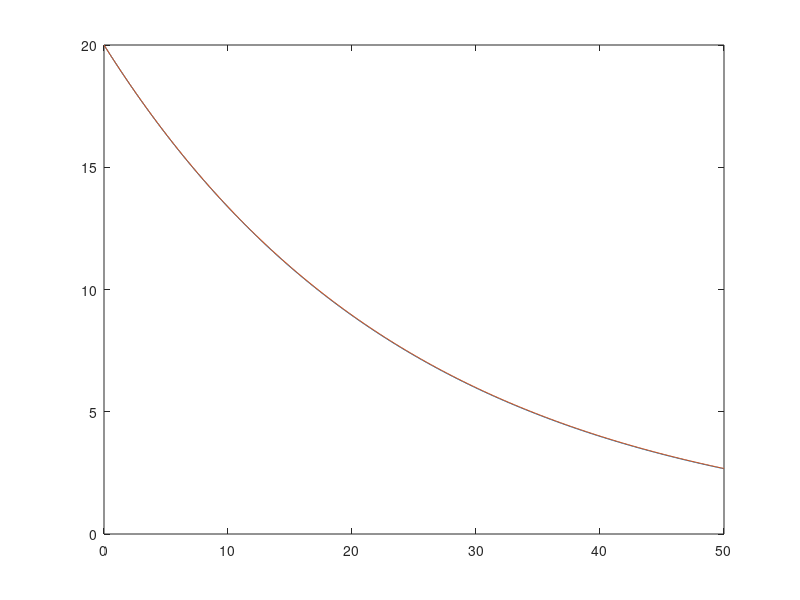

Write MATLAB code to recreate this figure.
function temperature_head()
clc;
close all;
pipe_hot = GetPipe_hot();
pipe_cold = GetPipe_cold();


x = 0:0.1:pipe_hot.L;

dT = CalcEule(173, 153, 50, 35, x, pipe_hot, pipe_cold);
dT2 = CalcTemperature(173, 153, 50, 35, x, pipe_hot, pipe_cold);


plot (x,dT, x, dT2);




end

function dT = CalcEule(Thot_in, Tcold_in, Ghot, Gcold, x, pipe_hot, pipe_cold)

Chot=pipe_hot.c*Ghot;
Ccold=pipe_cold.c*Gcold;

m = 1/Chot+1/Ccold;
P = pi*(pipe_hot.din+pipe_cold.din)/2;

dT(1)=Thot_in - Tcold_in;
n=length(x);

for i=1:n-1
   t = dT(i);
   k = 1 /(1/pipe_hot.alpha + pipe_hot.wall/pipe_hot.lambda + pipe_cold.wall/pipe_cold.lambda + 1/pipe_cold.alpha);
   q = -k*m*t;
   f=q*P;
   dx = x(i+1) - x(i);
   dT(i+1)=t+dx*f;
end
end 

function dT2 = CalcTemperature(Thot_in, Tcold_in, Ghot, Gcold, x, pipe_hot, pipe_cold)

Chot=pipe_hot.c*Ghot;
Ccold=pipe_cold.c*Gcold;
m = 1/Chot+1/Ccold;
F=pi*x*(pipe_hot.din+pipe_cold.din)/2;
k = 1 /(1/pipe_hot.alpha + pipe_hot.wall/pipe_hot.lambda + pipe_cold.wall/pipe_cold.lambda + 1/pipe_cold.alpha);
dT2=(Thot_in - Tcold_in)*exp(-k*m*F);


end 


% Сформировать параметры трубы 1
function pipe_hot = GetPipe_hot()
pipe_hot.L=50; % длина

pipe_hot.din=0.10; % внутренний диаметр
pipe_hot.douter=0.108; % внешний диаметр
pipe_hot.wall=0.004; % толщина стенки

pipe_hot.lambda=209; % коэффициент теплопроводности

pipe_hot.alpha=52250;% коэффициент теплоотдачи
pipe_hot.c=5477; % теплоемкость
pipe_hot.density = 419; % плотность СПГ
pipe_hot.Eta=0.0000049;% динамическая вязкость
pipe_hot.Ny=pipe_hot.Eta/pipe_hot.density; %кинематическая вязкость

%pipe_hot.k = 1 /(1/pipe_hot.alpha + 1/(2*pipe_hot.lambda*log10(pipe_hot.douter/pipe_hot.din)));

%pipe_hot.k=(2*pipe_hot.lambda)/(pipe_hot.douter*log10(pipe_hot.douter/pipe_hot.din)); % коэффициент теплопередачи

end

% Сформировать параметры трубы 2
function pipe_cold = GetPipe_cold()
pipe_cold.L=50; % длина

pipe_cold.din=0.08; % внутренний диаметр
pipe_cold.douter=0.088; % внешний диаметр
pipe_cold.wall=0.004; % толщина стенки

pipe_cold.lambda=209; % коэффициент теплопроводности

pipe_cold.alpha=52250; % коэффициент теплоотдачи
pipe_cold.c=3950; % теплоемкость
pipe_cold.density =1349; % плотность азота
pipe_cold.Eta=0.000286;% динамическая вязкость
pipe_cold.Ny=pipe_cold.Eta/pipe_cold.density; %кинематическая вязкость

%pipe_cold.k=(1)/(1/pipe_hot.alpha + pipe_cold.wall/pipe_cold.lambda + 1/pipe_cold.alpha ); % коэффициент теплопередачи

end




